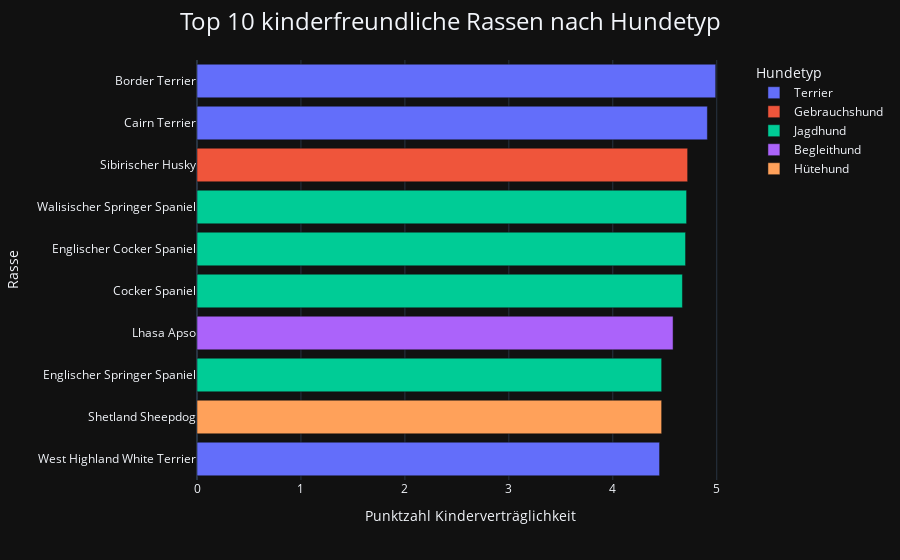

The notebook cell this image was saved under:
### Code cell
fig = px.bar(
    top_10_kids,
    orientation="h",
    y="Breed_de",
    x="score for kids",
    template='plotly_dark',
    color="type_de",
    labels={"score for kids": "Punktzahl Kinderverträglichkeit", "Breed_de": "Rasse", "type_de": "Hundetyp"}
)

# Balken so drehen, dass der höchste Score oben steht und der niedrigste unten
fig.update_yaxes(categoryorder="array", categoryarray=top_10_kids["Breed_de"].tolist())
fig.update_layout(yaxis=dict(autorange="reversed"))

# Überschrift größer und mittig
fig.update_layout(
    title=dict(
        text='Top 10 kinderfreundliche Rassen nach Hundetyp', 
        font=dict(size=24), 
        x=0.5, 
        xanchor="center"
    )
)

fig.show()
fig.write_html('top_10_kids.html')

### Figure 1 — Plotly figure (JSON) as saved in the notebook; plotly's stock layout.template omitted (floating-point values rounded to 4 significant figures)
{"data": [{"hovertemplate": "Hundetyp=Terrier<br>Punktzahl Kinderverträglichkeit=%{x}<br>Rasse=%{y}<extra></extra>", "legendgroup": "Terrier", "marker": {"color": "#636efa", "pattern": {"shape": ""}}, "name": "Terrier", "orientation": "h", "showlegend": true, "textposition": "auto", "type": "bar", "x": [4.99, 4.91, 4.45], "xaxis": "x", "y": ["Border Terrier", "Cairn Terrier", "West Highland White Terrier"], "yaxis": "y"}, {"hovertemplate": "Hundetyp=Gebrauchshund<br>Punktzahl Kinderverträglichkeit=%{x}<br>Rasse=%{y}<extra></extra>", "legendgroup": "Gebrauchshund", "marker": {"color": "#EF553B", "pattern": {"shape": ""}}, "name": "Gebrauchshund", "orientation": "h", "showlegend": true, "textposition": "auto", "type": "bar", "x": [4.72], "xaxis": "x", "y": ["Sibirischer Husky"], "yaxis": "y"}, {"hovertemplate": "Hundetyp=Jagdhund<br>Punktzahl Kinderverträglichkeit=%{x}<br>Rasse=%{y}<extra></extra>", "legendgroup": "Jagdhund", "marker": {"color": "#00cc96", "pattern": {"shape": ""}}, "name": "Jagdhund", "orientation": "h", "showlegend": true, "textposition": "auto", "type": "bar", "x": [4.71, 4.7, 4.67, 4.47], "xaxis": "x", "y": ["Walisischer Springer Spaniel", "Englischer Cocker Spaniel", "Cocker Spaniel", "Englischer Springer Spaniel"], "yaxis": "y"}, {"hovertemplate": "Hundetyp=Begleithund<br>Punktzahl Kinderverträglichkeit=%{x}<br>Rasse=%{y}<extra></extra>", "legendgroup": "Begleithund", "marker": {"color": "#ab63fa", "pattern": {"shape": ""}}, "name": "Begleithund", "orientation": "h", "showlegend": true, "textposition": "auto", "type": "bar", "x": [4.58], "xaxis": "x", "y": ["Lhasa Apso"], "yaxis": "y"}, {"hovertemplate": "Hundetyp=Hütehund<br>Punktzahl Kinderverträglichkeit=%{x}<br>Rasse=%{y}<extra></extra>", "legendgroup": "Hütehund", "marker": {"color": "#FFA15A", "pattern": {"shape": ""}}, "name": "Hütehund", "orientation": "h", "showlegend": true, "textposition": "auto", "type": "bar", "x": [4.47], "xaxis": "x", "y": ["Shetland Sheepdog"], "yaxis": "y"}], "layout": {"barmode": "relative", "legend": {"title": {"text": "Hundetyp"}, "tracegroupgap": 0}, "margin": {"t": 60}, "title": {"font": {"size": 24}, "text": "Top 10 kinderfreundliche Rassen nach Hundetyp", "x": 0.5, "xanchor": "center"}, "xaxis": {"anchor": "y", "domain": [0, 1], "title": {"text": "Punktzahl Kinderverträglichkeit"}}, "yaxis": {"anchor": "x", "autorange": "reversed", "categoryarray": ["Border Terrier", "Cairn Terrier", "Sibirischer Husky", "Walisischer Springer Spaniel", "Englischer Cocker Spaniel", "Cocker Spaniel", "Lhasa Apso", "Englischer Springer Spaniel", "Shetland Sheepdog", "West Highland White Terrier"], "categoryorder": "array", "domain": [0, 1], "title": {"text": "Rasse"}}}}
